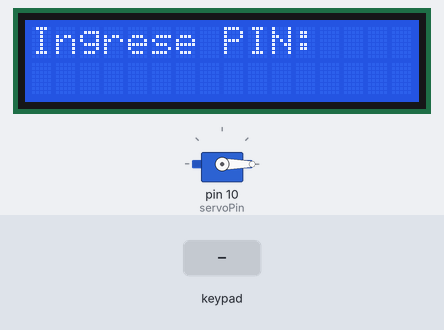
Bench run of a sketch on a simulated Arduino Uno, built with avr-gcc and run on an emulated ATmega328P. Shown: 16×2 character LCD, servo. The inputs (shaded band) are chosen by the test bench.

Above: at 2.8 s.
2.9 s: keypad keys 1 2 3 4 A pressed 0.4 s apart
At 6.5 s:
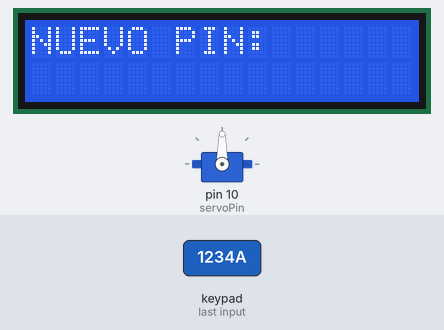
7.0 s: key '*' pressed
At 7.8 s:
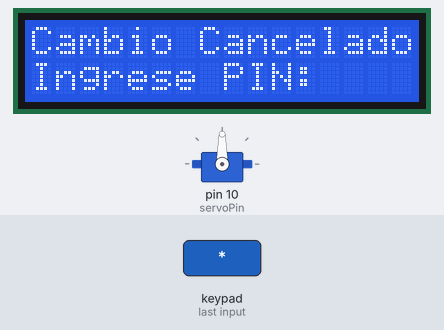
10.0 s: keypad keys 6 7 8 9 pressed 0.4 s apart
At 13.1 s:
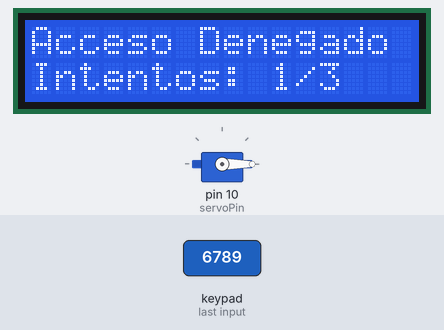
13.5 s: keypad keys 6 7 8 9 A pressed 0.4 s apart
At 17.2 s:
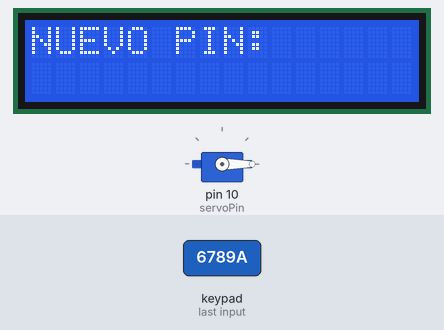
17.6 s: key '#' pressed
At 18.4 s:
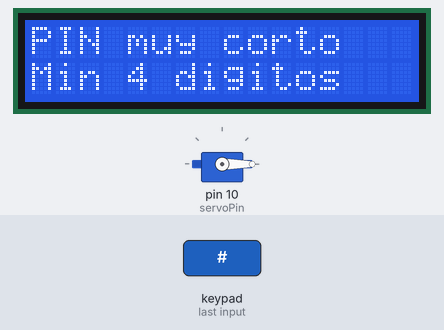
20.1 s: keypad keys 1 2 3 4 # pressed 0.4 s apart
At 22.8 s:
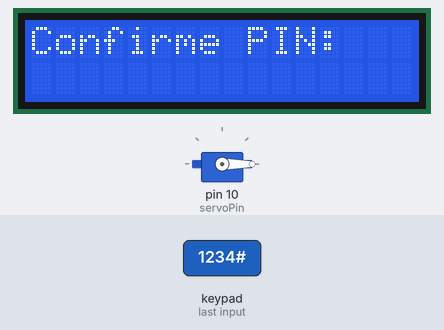
Timing chart, 0 to 24.3 s (numbered marks = the images above; inputs shaded):
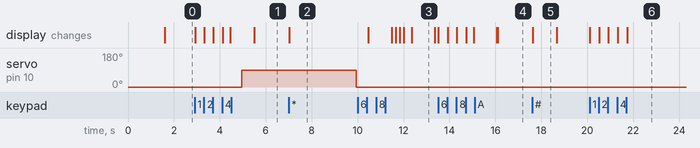

The sketch:

Caja_Fuerte.ino
```cpp
/*
 * =============================================================
 * CAJA FUERTE v2.9 -
 * =============================================================
 *
 * FUNCIONES:
 * - Se usa .detach() en el servo después de moverse.
 * - Esto evita el "zumbido" y reduce el consumo de energía.
 * - S1='1', S2='2', S3='3', S4='4', etc.
 */

// --- LIBRERÍAS ---
#include <LiquidCrystal_PCF8574.h>
#include <Wire.h>
#include <Servo.h>
#include <Keypad.h>

// =================================================
//          CONFIGURACIÓN GENERAL DEL HARDWARE
// =================================================

// --- 1. Pantalla LCD I2C ---
#define I2C_ADDR 0x27
LiquidCrystal_PCF8574 lcd(I2C_ADDR);

// --- 2. Teclado (Keypad) 4x4 ---
const byte ROWS = 4;
const byte COLS = 4;

/*
 * ====================================================================
 * MATRIZ DE TECLAS (v2.8 - La correcta)
 * Traduce el hardware "rotado" a la lógica S1='1', S4='4', etc.
 * ====================================================================
 */
char keys[ROWS][COLS] = {
  // colPins: C1(Pin 6) C2(Pin 7) C3(Pin 8) C4(Pin 9)
  /* R1(Pin 2) */ {'*',       '9',       '5',       '1'},
  /* R2(Pin 3) */ {'C',       '0',       '6',       '2'},
  /* R3(Pin 4) */ {'#',       'A',       '7',       '3'},
  /* R4(Pin 5) */ {'D',       'B',       '8',       '4'}
};

// Pines del Arduino (Tu cableado físico)
byte rowPins[ROWS] = {6, 7, 8, 9}; // C1, C2, C3, C4
byte colPins[COLS] = {2, 3, 4, 5}; // R1, R2, R3, R4

Keypad keypad = Keypad(makeKeymap(keys), rowPins, colPins, ROWS, COLS);

// --- 3. Servo Motor ---
Servo lockServo;
const int servoPin = 10;          // Pin 10 (para evitar conflicto)
const int SERVO_LOCK_ANGLE = 0;   // Ángulo CERRADO
const int SERVO_OPEN_ANGLE = 90;  // Ángulo ABIERTO
const unsigned long OPEN_TIME_MS = 5000; // 5 segundos

// =================================================
//          VARIABLES Y LÓGICA DEL PROGRAMA
// =================================================

String secretCode = "1234";    // ¡Este es el PIN para abrir!
String inputBuffer = "";
String newPinBuffer = "";
const int INTENTOS_MAX = 3;
int intentos = 0;
bool lockedOut = false;
unsigned long lockoutUntil = 0;
const unsigned long LOCKOUT_MS = 20000;
bool isOpen = false;
unsigned long openedAt = 0;

enum State {
  ST_LOCKED,
  ST_CHANGE_NEW,
  ST_CHANGE_CONFIRM
};
State currentState = ST_LOCKED;


// =================================================
//          SETUP (Se ejecuta 1 vez al encender)
// =================================================
void setup() {
  Serial.begin(9600);
  lcd.begin(16, 2);
  lcd.setBacklight(true);
  lcd.clear();
  mostrarMensaje("Caja Fuerte", "Iniciando...", 1000);
  // No adjuntamos el servo aquí, lo haremos solo cuando se mueva
  cerrarCaja(false); // Cierra la caja al iniciar
  mostrarMensaje("Ingrese PIN:", "", 0);
}

// =================================================
//          LOOP (Se ejecuta constantemente)
// =================================================
void loop() {

  // --- 1. Manejo del Bloqueo por Intentos Fallidos ---
  if (lockedOut) {
    if (millis() >= lockoutUntil) {
      lockedOut = false;
      intentos = 0;
      mostrarMensaje("Bloqueo Finaliz.", "Ingrese PIN:", 1000);
      inputBuffer = "";
    } else {
      unsigned long remaining = (lockoutUntil - millis()) / 1000;
      lcd.setCursor(0, 0);
      lcd.print("BLOQUEADO       ");
      lcd.setCursor(0, 1);
      lcd.print("Espere: ");
      lcd.print(remaining);
      lcd.print("s   ");
      delay(200);
      return;
    }
  }

  // --- 2. Leer el teclado ---
  char k = keypad.getKey();

  if (k) {
    switch (currentState) {
      case ST_LOCKED:
        handleKeyLocked(k);
        break;
      case ST_CHANGE_NEW:
        handleKeyChangeNew(k);
        break;
      case ST_CHANGE_CONFIRM:
        handleKeyChangeConfirm(k);
        break;
    }
  }

  // --- 3. Control del Tiempo de Apertura ---
  if (isOpen && (millis() - openedAt >= OPEN_TIME_MS)) {
    cerrarCaja(true); // Cerrar automáticamente
  }

} // --- Fin del loop() ---


// =================================================
//          FUNCIONES DE MANEJO DE TECLAS
// =================================================

void handleKeyLocked(char k) {
  if (k == '*') { // Tecla BORRAR (S13)
    if (inputBuffer.length() > 0) {
      inputBuffer.remove(inputBuffer.length() - 1);
      actualizarDisplayEntrada();
    }
  }
  else if (k == 'A') { // Tecla CAMBIAR PIN (S11)
    currentState = ST_CHANGE_NEW;
    inputBuffer = "";
    newPinBuffer = "";
    mostrarMensaje("NUEVO PIN:", "", 0);
    actualizarDisplayEntrada();
  }
  else if (isDigit(k)) { // Si es un NÚMERO (0-9)
    inputBuffer += k;
    actualizarDisplayEntrada();

    if (inputBuffer.length() == secretCode.length()) {
      delay(300);

      if (inputBuffer == secretCode) {
        accesoConcedido();
      } else {
        accesoDenegado();
      }
      inputBuffer = "";
    }
  }
}

void handleKeyChangeNew(char k) {
  if (k == '*') { // CANCELAR (S13)
    currentState = ST_LOCKED;
    inputBuffer = "";
    newPinBuffer = "";
    mostrarMensaje("Cambio Cancelado", "Ingrese PIN:", 1000);
    return;
  }
  else if (k == '#') { // CONFIRMAR (S15)
    if (inputBuffer.length() < 4) {
      mostrarMensaje("PIN muy corto", "Min 4 digitos", 1000);
      mostrarMensaje("NUEVO PIN:", "", 0);
      inputBuffer = "";
    } else {
      newPinBuffer = inputBuffer;
      inputBuffer = "";
      currentState = ST_CHANGE_CONFIRM;
      mostrarMensaje("Confirme PIN:", "", 0);
    }
    actualizarDisplayEntrada();
  }
  else if (isDigit(k)) { // Es un número
    inputBuffer += k;
    actualizarDisplayEntrada();
  }
}

void handleKeyChangeConfirm(char k) {
  if (k == '*') { // CANCELAR (S13)
    currentState = ST_LOCKED;
    inputBuffer = "";
    newPinBuffer = "";
    mostrarMensaje("Cambio Cancelado", "Ingrese PIN:", 1000);
    return;
  }
  else if (k == '#') { // CONFIRMAR (S15)
    if (inputBuffer == newPinBuffer) {
      secretCode = newPinBuffer;
      currentState = ST_LOCKED;
      inputBuffer = "";
      newPinBuffer = "";
      mostrarMensaje("PIN Actualizado!", "Ingrese PIN:", 1500);
    } else {
      currentState = ST_LOCKED;
      inputBuffer = "";
      newPinBuffer = "";
      mostrarMensaje("PIN no coincide", "Intente de nuevo", 1500);
      mostrarMensaje("Ingrese PIN:", "", 0);
    }
    return;
  }
  else if (isDigit(k)) { // Es un número
    inputBuffer += k;
    actualizarDisplayEntrada();
  }
}


// =================================================
//          FUNCIONES AUXILIARES
// =================================================

/**
 * MODO DE PRUEBA: Muestra los NÚMEROS REALES.
 */
void actualizarDisplayEntrada() {
  lcd.setCursor(0, 1);
  lcd.print(inputBuffer);

  for (int i = inputBuffer.length(); i < 16; i++) {
    lcd.print(' ');
  }
}

/*
 * MODO SEGURO: Muestra asteriscos '*'
void actualizarDisplayEntrada() {
  lcd.setCursor(0, 1);
  String mask = "";
  for (unsigned int i = 0; i < inputBuffer.length() && i < 16; i++) {
    mask += '*';
  }
  lcd.print(mask);
  for (int i = mask.length(); i < 16; i++) {
    lcd.print(' ');
  }
}
*/

void accesoConcedido() {
  intentos = 0;
  mostrarMensaje("Acceso Concedido", "Abriendo...", 500);
  abrirCaja();
}

void accesoDenegado() {
  intentos++;
  lcd.clear();
  lcd.setCursor(0, 0);
  lcd.print("Acceso Denegado");
  lcd.setCursor(0, 1);

  if (intentos >= INTENTOS_MAX) {
    lcd.print("BLOQUEADO!");
    lockedOut = true;
    lockoutUntil = millis() + LOCKOUT_MS;
    delay(1000);
  } else {
    lcd.print("Intentos: ");
    lcd.print(intentos);
    lcd.print("/");
    lcd.print(INTENTOS_MAX);
    delay(1000);
    mostrarMensaje("Ingrese PIN:", "", 0);
  }
}

/**
 * Mueve el servo para ABRIR la caja
 */
void abrirCaja() {
  lockServo.attach(servoPin); // "Despierta" el servo
  lockServo.write(SERVO_OPEN_ANGLE);
  isOpen = true;
  openedAt = millis();
  delay(500); // Dale 0.5s para que llegue a la posición
  lockServo.detach(); // "Duerme" el servo para ahorrar energía y evitar zumbido
}

/**
 * Mueve el servo para CERRAR la caja
 */
void cerrarCaja(bool mostrarMsg) {
  lockServo.attach(servoPin); // "Despierta" el servo
  lockServo.write(SERVO_LOCK_ANGLE);
  isOpen = false;
  delay(500); // Dale 0.5s para que llegue a la posición
  lockServo.detach(); // "Duerme" el servo

  if (mostrarMsg) {
    mostrarMensaje("Caja Cerrada", "Ingrese PIN:", 1000);
  }
}

/**
 * Función "helper" para mostrar mensajes en el LCD
 */
void mostrarMensaje(String l1, String l2, int pausa) {
  lcd.clear();
  lcd.setCursor(0, 0);
  lcd.print(l1);
  lcd.setCursor(0, 1);
  lcd.print(l2);
  if (pausa > 0) {
    delay(pausa);
  }
}
```

Measured:
- after the input at 2.9 s, servo on pin 10 (servoPin): 0° → 90° after 2.0 s; the display: first changes at once (image 1 shows a later state)
- after the input at 7.0 s, the display: changes at once (image 2)
- after the input at 10.0 s, the display: first differs from a run without the input after 1.5 s (image 3 shows a later state)
- after the input at 13.5 s, the display: first changes at once (image 4 shows a later state)
- after the input at 17.6 s, the display: changes at once (image 5)
- after the input at 20.1 s, the display: first changes at once (image 6 shows a later state)
- what the display in image 3 shows lasts 1.1 s, from 12.3 s to 13.4 s
